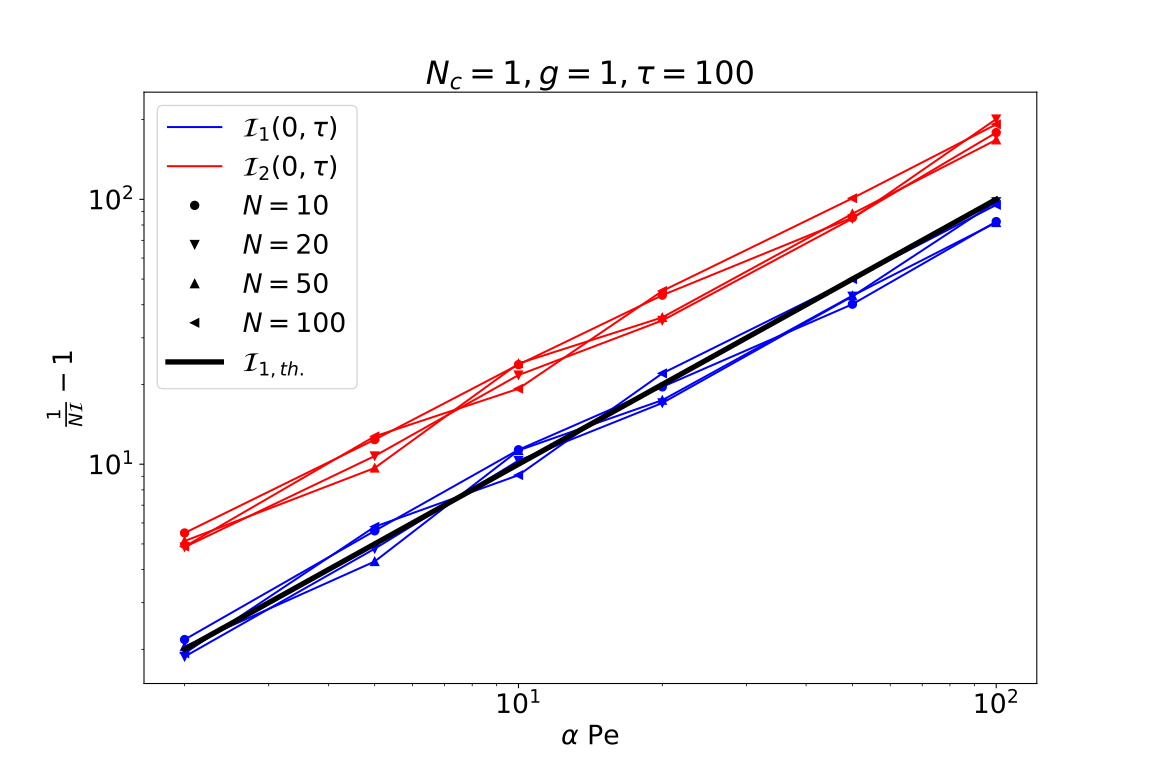

Source code (Python):
from active_work.plot import list_markers
from active_work.init import get_env

import matplotlib.pyplot as plt
import matplotlib as mpl
mpl.rcParams.update({'font.size': 20})
from matplotlib.lines import Line2D

tmax = 100
g = 1
Nc = 1

I1, I2 = {}, {}

_N = [10, 20, 50, 100]
_lp = [2, 5, 10, 20, 50, 100]

markers = list_markers(_N)

# data

I1[(10, 2)] = 0.314811
I2[(10, 2)] = 0.153873

I1[(10, 5)] = 0.151473
I2[(10, 5)] = 0.0747364

I1[(10, 10)] = 0.0810729
I2[(10, 10)] = 0.0403841

I1[(10, 20)] = 0.0485856
I2[(10, 20)] = 0.0224959

I1[(10, 50)] = 0.0242837
I2[(10, 50)] = 0.0115841

I1[(10, 100)] = 0.0119906
I2[(10, 100)] = 0.00556575

I1[(20, 2)] = 0.347651
I2[(20, 2)] = 0.170548

I1[(20, 5)] = 0.172532
I2[(20, 5)] = 0.0852096

I1[(20, 10)] = 0.0883231
I2[(20, 10)] = 0.0440547

I1[(20, 20)] = 0.0554716
I2[(20, 20)] = 0.0278695

I1[(20, 50)] = 0.0227059
I2[(20, 50)] = 0.0116841

I1[(20, 100)] = 0.0101132
I2[(20, 100)] = 0.0049512

I1[(50, 2)] = 0.328074
I2[(50, 2)] = 0.163227

I1[(50, 5)] = 0.188971
I2[(50, 5)] = 0.0936609

I1[(50, 10)] = 0.0814688
I2[(50, 10)] = 0.0400027

I1[(50, 20)] = 0.0542056
I2[(50, 20)] = 0.0271517

I1[(50, 50)] = 0.0225908
I2[(50, 50)] = 0.0112064

I1[(50, 100)] = 0.0120792
I2[(50, 100)] = 0.00592474

I1[(100, 2)] = 0.341126
I2[(100, 2)] = 0.169987

I1[(100, 5)] = 0.146926
I2[(100, 5)] = 0.0727927

I1[(100, 10)] = 0.0990975
I2[(100, 10)] = 0.049325

I1[(100, 20)] = 0.0434308
I2[(100, 20)] = 0.0217006

I1[(100, 50)] = 0.0196183
I2[(100, 50)] = 0.00980965

I1[(100, 100)] = 0.0103876
I2[(100, 100)] = 0.00518348

# plot

fig, ax = plt.subplots()
ax.set_title(r'$N_c = 1, g = 1, \tau = 100$')
ax.set_xlabel(r'$\alpha$' + ' Pe')
ax.set_ylabel(r'$\frac{1}{N \mathcal{I}} - 1$')
fig.set_size_inches(12, 8)

for N in _N:
	ax.loglog(_lp, [1/I1[(N, lp)] - 1 for lp in _lp], color='blue', marker=markers[N])
	ax.loglog(_lp, [1/I2[(N, lp)] - 1 for lp in _lp], color='red', marker=markers[N])

ax.plot(_lp, _lp, color='black', lw=4)

legend = [Line2D([0], [0], color='blue',
	label=r'$\mathcal{I}_1(0, \tau)$')]
legend += [Line2D([0], [0], color='red',
	label=r'$\mathcal{I}_2(0, \tau)$')]
for N in _N:
	legend += [Line2D([0], [0], color='black', lw=0, marker=markers[N],
		label=r'$N=%i$' % N)]
legend += [Line2D([0], [0], color='black', lw=4,
	label=r'$\mathcal{I}_{1, th.}$')]
ax.legend(handles=legend, prop={'size': 20})

if get_env('SAVE', default=False, vartype=bool):
	fig.savefig('testI1.eps')
	fig.savefig('testI1.svg')

if get_env('SHOW', default=True, vartype=bool): plt.show()

